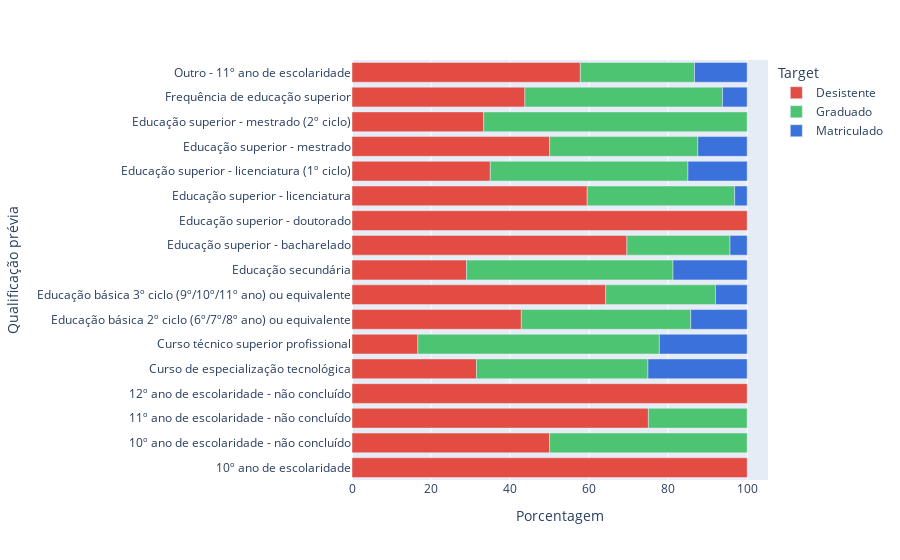

Write notebook code for a chart like this one.
### Code cell
contagem_por_qualificacao = df.groupby(['Qualificação prévia', 'Target']).size().reset_index(name='Contagem')
contagem_por_qualificacao['Porcentagem'] = contagem_por_qualificacao.groupby('Qualificação prévia')['Contagem'].transform(lambda x: (x/x.sum())*100)
fig = px.bar(contagem_por_qualificacao, y='Qualificação prévia', x='Porcentagem', color='Target', color_discrete_map=color_dict)
fig.show()

### Figure 1 — Plotly figure (JSON) as saved in the notebook; plotly's stock layout.template omitted (floating-point values rounded to 4 significant figures)
{"data": [{"alignmentgroup": "True", "hovertemplate": "Target=Desistente<br>Porcentagem=%{x}<br>Qualificação prévia=%{y}<extra></extra>", "legendgroup": "Desistente", "marker": {"color": "#e34c42", "pattern": {"shape": ""}}, "name": "Desistente", "offsetgroup": "Desistente", "orientation": "h", "showlegend": true, "textposition": "auto", "type": "bar", "x": [100, 50, 75, 100, 31.51, 16.67, 42.86, 64.2, 29.0, 69.57, 100, 59.52, 35, 50, 33.33, 43.75, 57.78], "xaxis": "x", "y": ["10º ano de escolaridade", "10º ano de escolaridade - não concluído", "11º ano de escolaridade - não concluído", "12º ano de escolaridade - não concluído", "Curso de especialização tecnológica", "Curso técnico superior profissional", "Educação básica 2º ciclo (6º/7º/8º ano) ou equivalente", "Educação básica 3º ciclo (9º/10º/11º ano) ou equivalente", "Educação secundária", "Educação superior - bacharelado", "Educação superior - doutorado", "Educação superior - licenciatura", "Educação superior - licenciatura (1º ciclo)", "Educação superior - mestrado", "Educação superior - mestrado (2º ciclo)", "Frequência de educação superior", "Outro - 11º ano de escolaridade"], "yaxis": "y"}, {"alignmentgroup": "True", "hovertemplate": "Target=Graduado<br>Porcentagem=%{x}<br>Qualificação prévia=%{y}<extra></extra>", "legendgroup": "Graduado", "marker": {"color": "#4dc471", "pattern": {"shape": ""}}, "name": "Graduado", "offsetgroup": "Graduado", "orientation": "h", "showlegend": true, "textposition": "auto", "type": "bar", "x": [50, 25, 43.38, 61.11, 42.86, 27.78, 52.22, 26.09, 37.3, 50, 37.5, 66.67, 50, 28.89], "xaxis": "x", "y": ["10º ano de escolaridade - não concluído", "11º ano de escolaridade - não concluído", "Curso de especialização tecnológica", "Curso técnico superior profissional", "Educação básica 2º ciclo (6º/7º/8º ano) ou equivalente", "Educação básica 3º ciclo (9º/10º/11º ano) ou equivalente", "Educação secundária", "Educação superior - bacharelado", "Educação superior - licenciatura", "Educação superior - licenciatura (1º ciclo)", "Educação superior - mestrado", "Educação superior - mestrado (2º ciclo)", "Frequência de educação superior", "Outro - 11º ano de escolaridade"], "yaxis": "y"}, {"alignmentgroup": "True", "hovertemplate": "Target=Matriculado<br>Porcentagem=%{x}<br>Qualificação prévia=%{y}<extra></extra>", "legendgroup": "Matriculado", "marker": {"color": "#3b71db", "pattern": {"shape": ""}}, "name": "Matriculado", "offsetgroup": "Matriculado", "orientation": "h", "showlegend": true, "textposition": "auto", "type": "bar", "x": [25.11, 22.22, 14.29, 8.025, 18.78, 4.348, 3.175, 15, 12.5, 6.25, 13.33], "xaxis": "x", "y": ["Curso de especialização tecnológica", "Curso técnico superior profissional", "Educação básica 2º ciclo (6º/7º/8º ano) ou equivalente", "Educação básica 3º ciclo (9º/10º/11º ano) ou equivalente", "Educação secundária", "Educação superior - bacharelado", "Educação superior - licenciatura", "Educação superior - licenciatura (1º ciclo)", "Educação superior - mestrado", "Frequência de educação superior", "Outro - 11º ano de escolaridade"], "yaxis": "y"}], "layout": {"barmode": "relative", "legend": {"title": {"text": "Target"}, "tracegroupgap": 0}, "margin": {"t": 60}, "xaxis": {"anchor": "y", "domain": [0, 1], "title": {"text": "Porcentagem"}}, "yaxis": {"anchor": "x", "domain": [0, 1], "title": {"text": "Qualificação prévia"}}}}
